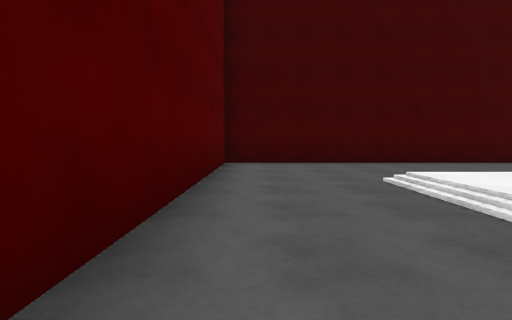
[1] (above)

22 first-person views from a walk through a scene from a Unity 3-D project. The camera is 1.2 m above the floor, tilts 4° down and sees 85° across. The floor is counted in squares, 2 m on a side. Each view is taken from the middle of a square. On the plan, view 1 faces up. The plan holds only what a view shows up to about 9 squares ahead; the rest is blank. The place goes on beyond the plan. The player character is not drawn. Surface patterns are stand-ins for the level's own textures.

[2]
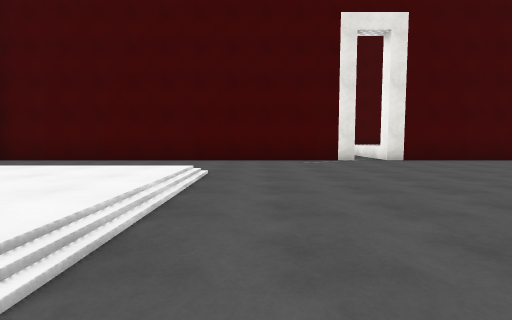

[3]
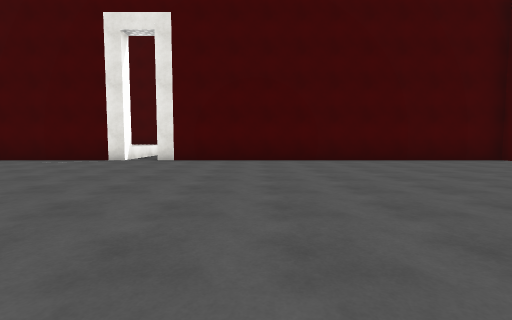

[4]
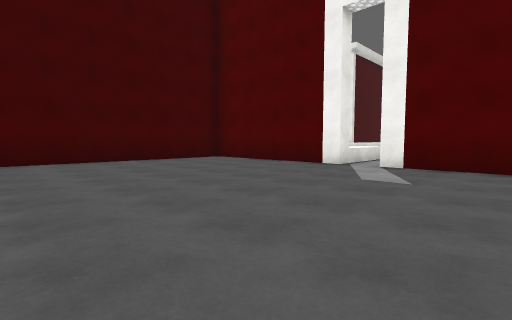

[5]
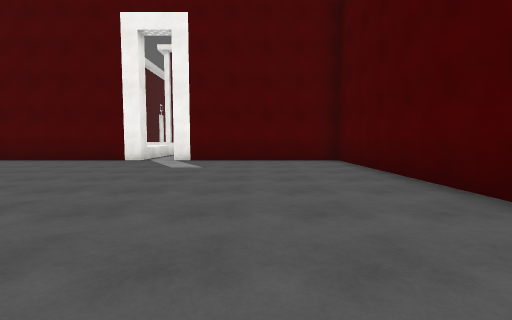

[6]
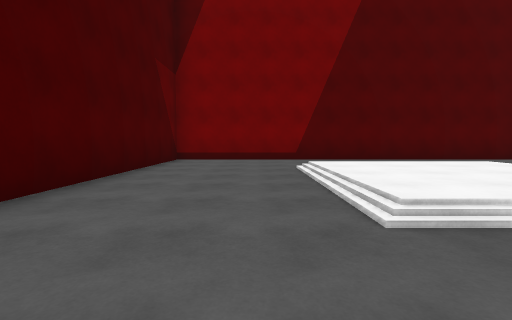

[7]
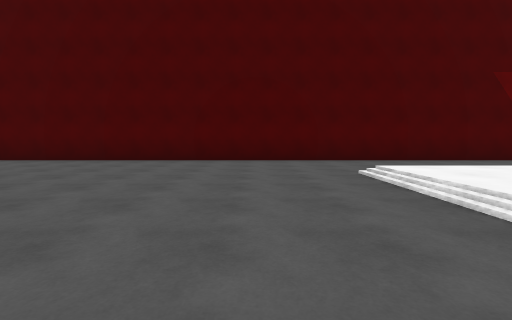

[8]
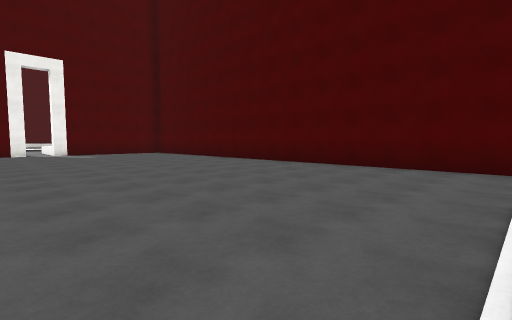

[9]
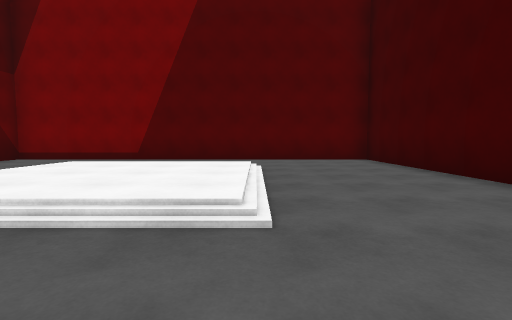

[10]
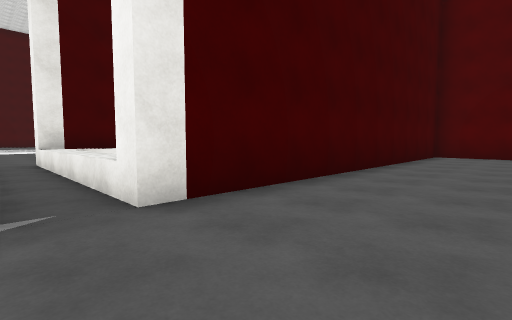

[11]
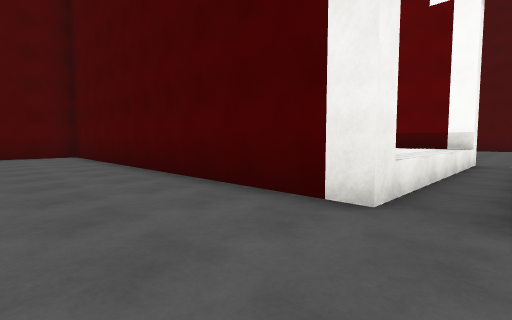

[12]
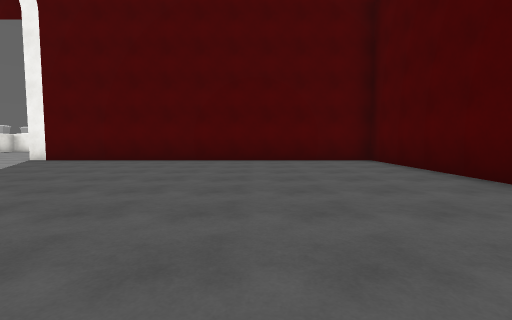

[13]
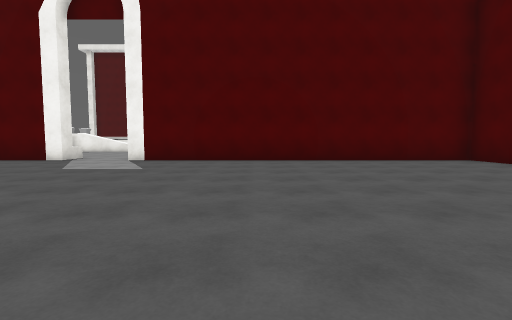

[14]
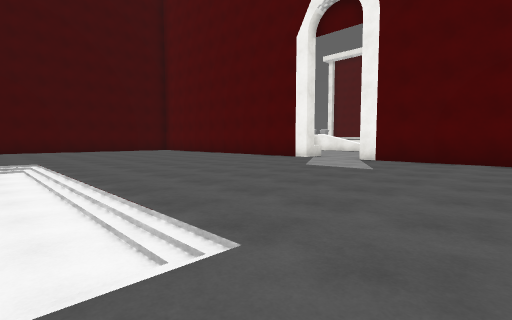

[15]
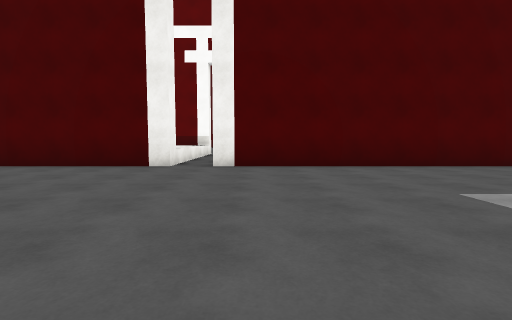

[16]
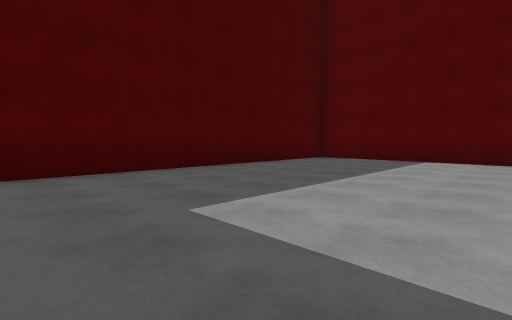

[17]
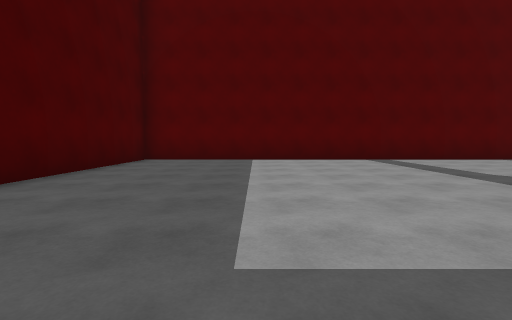

[18]
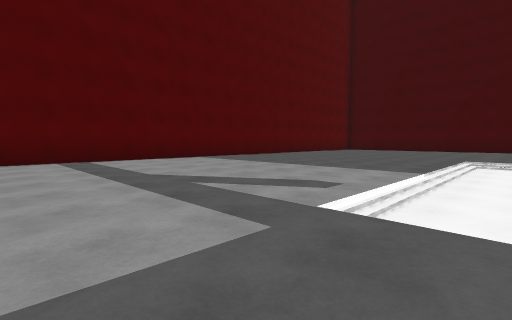

[19]
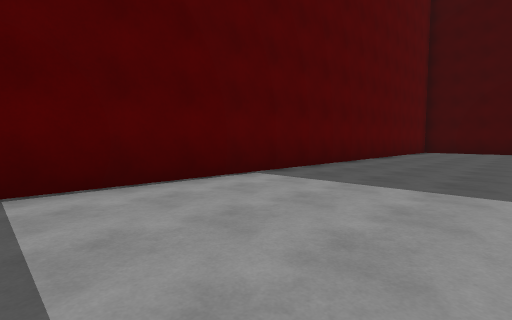

[20]
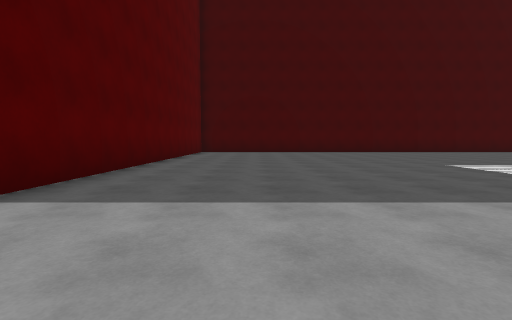

[21]
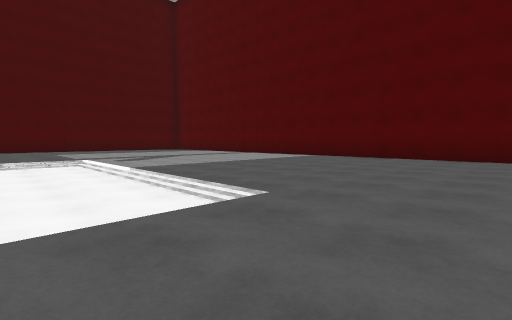

[22]
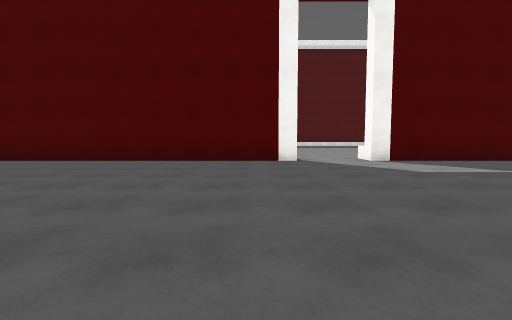

### Floor plan
Key: @ floor where view 1 was taken; # wall or solid block; x gap in a wall; . main floor; : floor 0.25 m higher than the main floor; - floor 0.25 m lower than the main floor; / step, stairs or slope; ^ raised ledge.
Columns run from 1 left of view 1 to 24 right of it. Each row starts with its distance up from view 1.
 31 #..........    ..  ....#
 30 #..........    ........#
 29 #..........   .........#
 28 #.......---   -/.......#
 27 #.......---   -/.......#
 26 #.......---   -/.......#
 25 #.......---   -/.........
 24 #.......---   -/.........
 23 #.......---   -/.......#
 22 #.......---   -/.......#
 21 #..........   ./.......#
 20 #..........   .........#
 19 #...........   ........#
 18 #............  ........#
 17 #......................#
 16 #......................#
 15 #......................#
 14 #......................#
 13 ###########x^##########^
 12            ^^
 11            ^^
 10            ^^
  9            ^^
  8 ###########xx###########
  7 #......................#
  6 #......................#
  5 #......................#
  4 #../////...............#
  3 #../:::/...............#^^
  2 #../:::/.................
  1 #../:::/...............#
  0 #@./////...............#
 -1 #......................#
 -2 #......................#
 -3 #......................#
 -4 ########################

Positions as (right, up) in squares from view 1, and headings:
1: (0, 0), facing up
2: (7, -1), facing up
3: (14, -1), facing up
4: (15, -1), facing up-right
5: (13, -1), facing right
6: (8, -1), facing left
7: (8, 5), facing down
8: (6, 4), facing down-right
9: (8, 4), facing left
10: (10, 5), facing up-right
11: (10, 16), facing down-right
12: (13, 17), facing right
13: (13, 20), facing right
14: (13, 20), facing up-right
15: (9, 20), facing down
16: (8, 19), facing down-left
17: (8, 17), facing left
18: (8, 19), facing up-left
19: (3, 21), facing up-left
20: (2, 22), facing up
21: (9, 31), facing down-left
22: (14, 27), facing right
